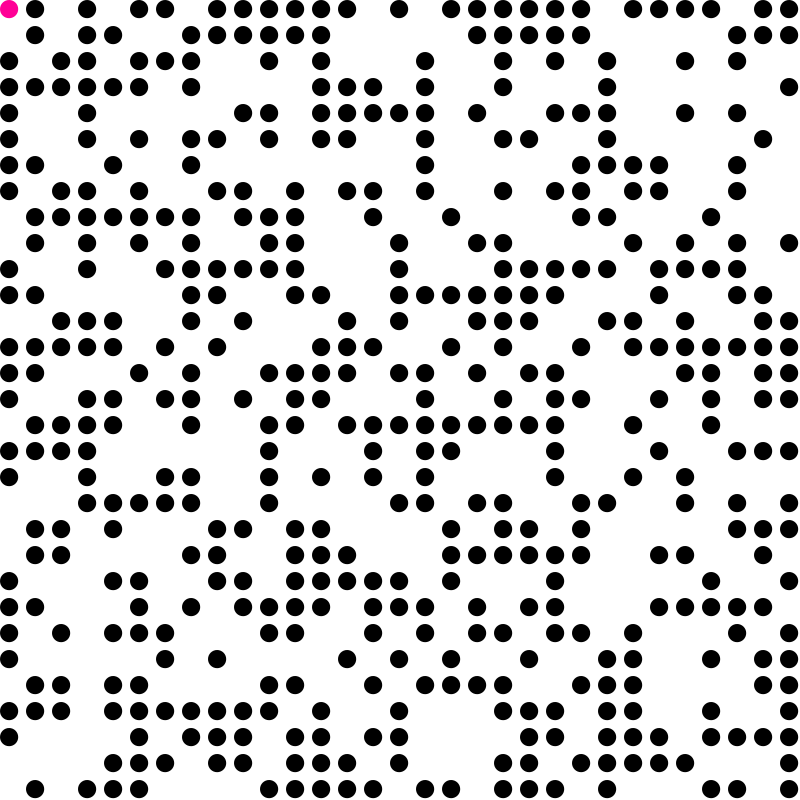
Frame 1 (no input)
Frame 60 (the mouse pressed at the canvas centre just before this capture): identical to frame 1, image omitted
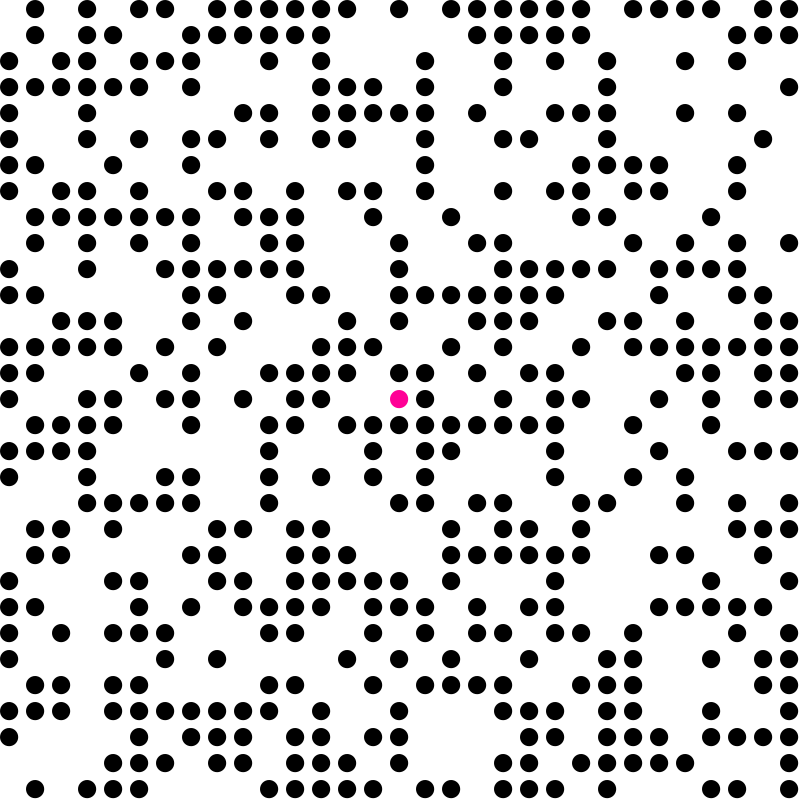
Frame 120 (the mouse held since frame 60 and released just before this capture)

The Processing sketch that drew these frames (run headless with seeded random() and noise(); from frame 60 on, the mouse is pressed at the canvas centre):

// Processing sketch: A_Star
// ── A_Star.pde
int cols, rows;  //<>//
float spaceCol, spaceRow;
ArrayList<Cell> squares, openSet, closedSet, neighbors, optiPath;
boolean startSearch, pathFound, allowDiagonals;
float diagDist;
Cell currSq, endSq;
void setup() {
  size(800, 800);
  cols = 30;
  rows = cols / (width/height);
  spaceCol = width/cols;
  spaceRow = height/rows;
  diagDist = sqrt(pow(spaceCol, 2) + pow(spaceRow, 2));
  startSearch = false;
  pathFound = false;
  allowDiagonals = true;
  squares = new ArrayList<Cell>();
  openSet = new ArrayList<Cell>();
  closedSet = new ArrayList<Cell>();
  neighbors = new ArrayList<Cell>();
  optiPath = new ArrayList<Cell>();
  endSq = new Cell(new PVector(width-spaceCol, height-spaceRow), 0);
  for (int y = 0; y < height; y+=spaceRow) {
    for (int x = 0; x < width; x+=spaceCol) {
      int type = (random(1)<.5) ? 1 : 0;
      //int type = int(map(sin(angle), -1, 1, 0, 2));
      if (x==endSq.pos.x && y==endSq.pos.y || x==0 && y==0)
        type = 0;
      squares.add(new Cell(new PVector(x, y), type));
    }
  }
  endSq.setParent(null);
  currSq = squares.get(0);//new Cell(new PVector(0, 0), 0);
  currSq.type=0;
  currSq.setParent(null);
  openSet.add(currSq);
}

void draw() {
  background(255);
  for (Cell curr : squares) {
    if (curr.type==0)
      curr.drawCells(color(255));
    else 
    curr.drawCells(color(0));
  }
  if (!pathFound)
    mouseLocs();
  endSq.drawCells(color(255, 0, 150));
  if (startSearch) {
    if (openSet.size()==0) {
      println("No soln!");
      startSearch=false;
      return;
    }

    currSq = lowestFCost();
    closedSet.add(currSq);
    currSq.inClosedSet = true;
    openSet.remove(currSq);    

    if (closedSet.indexOf(getCell(endSq.pos, 1))!=-1) {
      //exit();
      endSq.setParent(currSq);
      startSearch = false;
      pathFound = true;
    }

    calcNeighbors(currSq);
    for (Cell neigh : neighbors) {
      if (neigh.inClosedSet) {
        continue;
      }       
      if (openSet.indexOf(neigh)==-1) {
        openSet.add(neigh);
        neigh.setParent(currSq);
        neigh.totalCost();
      } else {
        int tempG = neigh.g;
        int newG = neigh.gCost(currSq.pos.copy()) + currSq.g;
        if (newG < tempG) {
          neigh.setParent(currSq);
          neigh.g = newG;
          neigh.fCost();
        }
      }
    }
  }
  optiPath();
}

void optiPath() {
  optiPath.clear();
  //currSq.drawCells(color(180, 0, 210));
  if (closedSet.size()>0) {
    Cell temp = currSq;
    optiPath.add(temp);
    while (temp.parent!=null) {
      temp = temp.parent;
      optiPath.add(temp);
    }
  }
  drawPath(optiPath, color(180, 0, 255));
}

Cell lowestFCost() {
  Cell min = openSet.get(0);
  for (Cell c : openSet)
    if (c.f < min.f)
      min = c;
  return min;
}

void calcNeighbors(Cell curr) {
  neighbors.clear();
  Cell toAdd = null;
  for (int i = 1; i <= 8; i++) {
    switch(i) {
    case 1: 
      if (allowDiagonals)
        toAdd = getCell(new PVector(curr.pos.x-spaceCol, curr.pos.y-spaceRow), 1);
      break;
    case 2:
      toAdd = getCell(new PVector(curr.pos.x, curr.pos.y-spaceRow), 1);
      break;
    case 3:
      if (allowDiagonals)
        toAdd = getCell(new PVector(curr.pos.x+spaceCol, curr.pos.y-spaceRow), 1);
      break;
    case 4:
      toAdd = getCell(new PVector(curr.pos.x+spaceCol, curr.pos.y), 1);
      break;
    case 5:
      if (allowDiagonals)
        toAdd = getCell(new PVector(curr.pos.x+spaceCol, curr.pos.y+spaceRow), 1);
      break;
    case 6:
      toAdd = getCell(new PVector(curr.pos.x, curr.pos.y+spaceRow), 1);
      break;
    case 7:
      if (allowDiagonals)
        toAdd = getCell(new PVector(curr.pos.x-spaceCol, curr.pos.y+spaceRow), 1);
      break;
    case 8:
      toAdd = getCell(new PVector(curr.pos.x-spaceCol, curr.pos.y), 1);
      break;
    }
    if (toAdd!=null && !toAdd.inClosedSet)
      neighbors.add(toAdd);
  }
}

void drawPath(ArrayList<Cell> cell, color c) {
  stroke(c);
  //fill(c);
  noFill();
  strokeWeight(spaceCol*.2);
  beginShape(); 
  for (Cell curr : cell) {
    vertex(curr.pos.x + spaceCol/2, curr.pos.y + spaceRow/2);
    //rect(curr.pos.x, curr.pos.y, spaceCol, spaceRow);
    //PVector pos = curr.pos;
    //triangle(pos.x, pos.y, (spaceCol+2*pos.x)/2, pos.y+spaceRow, pos.x+spaceCol, pos.y);
  }
  endShape();
}



Cell getCell(PVector loc, float limit) {
  //returns the cell which is closest to the parameter loc
  //it is intended to return the cell which has the same values as loc
  //limit is the constraint
  for (Cell c : squares) {
    if (c.pos.dist(loc) < limit && c.type==0) {
      return c;
    }
  }
  return null;
}

void mouseLocs() {
  float xLoc = (int((mouseX/spaceCol))) *spaceCol;
  float yLoc = (int((mouseY/spaceRow))) *spaceRow;
  endSq.pos = new PVector(xLoc, yLoc);
}


void keyPressed() {
  if (keyCode=='D') {
    startSearch=true;
  }
}
// ── Cell.pde
class Cell {
  PVector pos;
  int f, h, g;
  int type;
  final int DIAGCOST = 14, LINEARCOST = 10;
  //type:0 for cell and 1 for obstacle
  Cell parent;
  boolean inClosedSet;
  Cell(PVector pos_, int type_) {
    pos = pos_;
    type = type_;
    f = 0; 
    h = 0;
    g = 0;
    inClosedSet = false;
  }


  void setParent(Cell parent) {
    this.parent = parent;
  }

  Cell getCurrParent() {
    return parent;
  }


  void drawCells(color c) {
    fill(c);
    //stroke(0);
    noStroke();
    //strokeWeight(1.5);
    ellipseMode(CORNER);
    ellipse(pos.x, pos.y, spaceCol*.7, spaceRow*.7);
   // rect(pos.x, pos.y, spaceCol, spaceRow);
   // triangle(pos.x, pos.y, (spaceCol+2*pos.x)/2, pos.y+spaceRow, pos.x+spaceCol, pos.y);
  }

  void gCost() {
    if (parent!=null) {
      if (parent.pos.dist(pos)==diagDist) {
        g=parent.g + DIAGCOST;
      } else {
        g = parent.g + LINEARCOST;
      }
    }
  }

  int gCost(PVector pos) {
    if (pos.dist(this.pos)==diagDist) {
      return DIAGCOST;
    } else {
      return LINEARCOST;
    }
  }

  void hCost() {
    float dx = abs(endSq.pos.x - pos.x), dy = abs(endSq.pos.y - pos.y);
    if (allowDiagonals)
      h = floor(max(dx, dy));
    else
      h = floor(dx+dy);
    //println(h);
  }

  float max(float dx, float dy) {
    return (dx > dy) ? dx : dy;
  }

  void fCost() {
    f = h + g;
  }

  void totalCost() {
    gCost();
    hCost();
    fCost();
  }


  void setType(int type) {
    this.type = type;
  }
}
